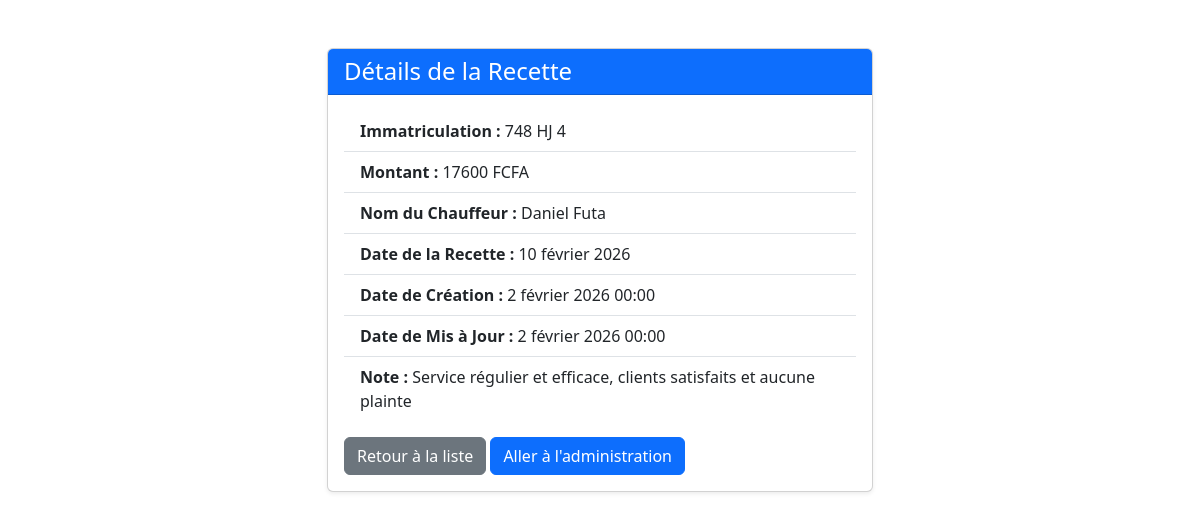
The page /recette/details/748 HJ 4/ on the database its author committed.
### recette/models.py (models this page shows, shortened)
class Recette(models.Model):
    montant=models.IntegerField(default=0)
    immatriculation=models.CharField(max_length=20,primary_key=True)
    nom_chauffeur=models.CharField(max_length=30)
    note=models.TextField(default=None)
    date_recette=models.DateField()
    date_creation=models.DateTimeField(auto_now_add=True)
    date_mis_a_jour=models.DateTimeField(auto_now=True)
    class Meta:
        verbose_name='Recette'
        verbose_name_plural='Recettes'

### recette/views.py (the view)
# urls.py: path('details/<str:immatriculation>/',views.details,name='details')
def details(request, immatriculation):
    context={'recette': Recette.objects.get(immatriculation=immatriculation)}
    return render(request, 'recette/details.html', context)

### recette/templates/recette/details.html (shortened to what this page needs)
{% extends "recette/base.html" %}
{% block content %}
<div class="container vh-100 d-flex justify-content-center align-items-start mt-5">
    <div class="col-md-8 col-lg-6">
        <div class="card shadow-sm">
            <div class="card-header bg-primary text-white">
                <h4 class="mb-0">Détails de la Recette</h4>
            </div>
            <div class="card-body">
                <ul class="list-group list-group-flush">
                    <li class="list-group-item">
                        <strong>Immatriculation :</strong> {{ recette.immatriculation }}
                    </li>
                    <li class="list-group-item">
                        <strong>Montant :</strong> {{ recette.montant }} FCFA
                    </li>
                    <li class="list-group-item">
                        <strong>Nom du Chauffeur :</strong> {{ recette.nom_chauffeur }}
                    </li>
                    <li class="list-group-item">
                        <strong>Date de la Recette :</strong> {{ recette.date_recette }}
                    </li>
                    <li class="list-group-item">
                        <strong>Date de Création :</strong> {{ recette.date_creation }}
                    </li>
                    <li class="list-group-item">
                        <strong>Date de Mis à Jour :</strong> {{ recette.date_mis_a_jour }}
                    </li>
                    <li class="list-group-item">
                        <strong>Note :</strong> {{ recette.note|default:"Aucune note disponible" }}
                    </li>
                </ul>
                <a href="{% url 'recette:index' %}" class="btn btn-secondary mt-3">Retour à la liste</a>
                <a href="{% url 'admin:index' %}" class="btn btn-primary mt-3">Aller à l'administration</a>
            </div>
        </div>
    </div>
</div>
{% endblock %}

### rows shown on the page
Recette: immatriculation "748 HJ 4", montant "17600", nom_chauffeur "Daniel Futa", date_recette "10 février 2026", date_creation "2 février 2026 00:00", date_mis_a_jour "2 février 2026 00:00", note "Service régulier et efficace, clients satisfaits et aucune plainte"
